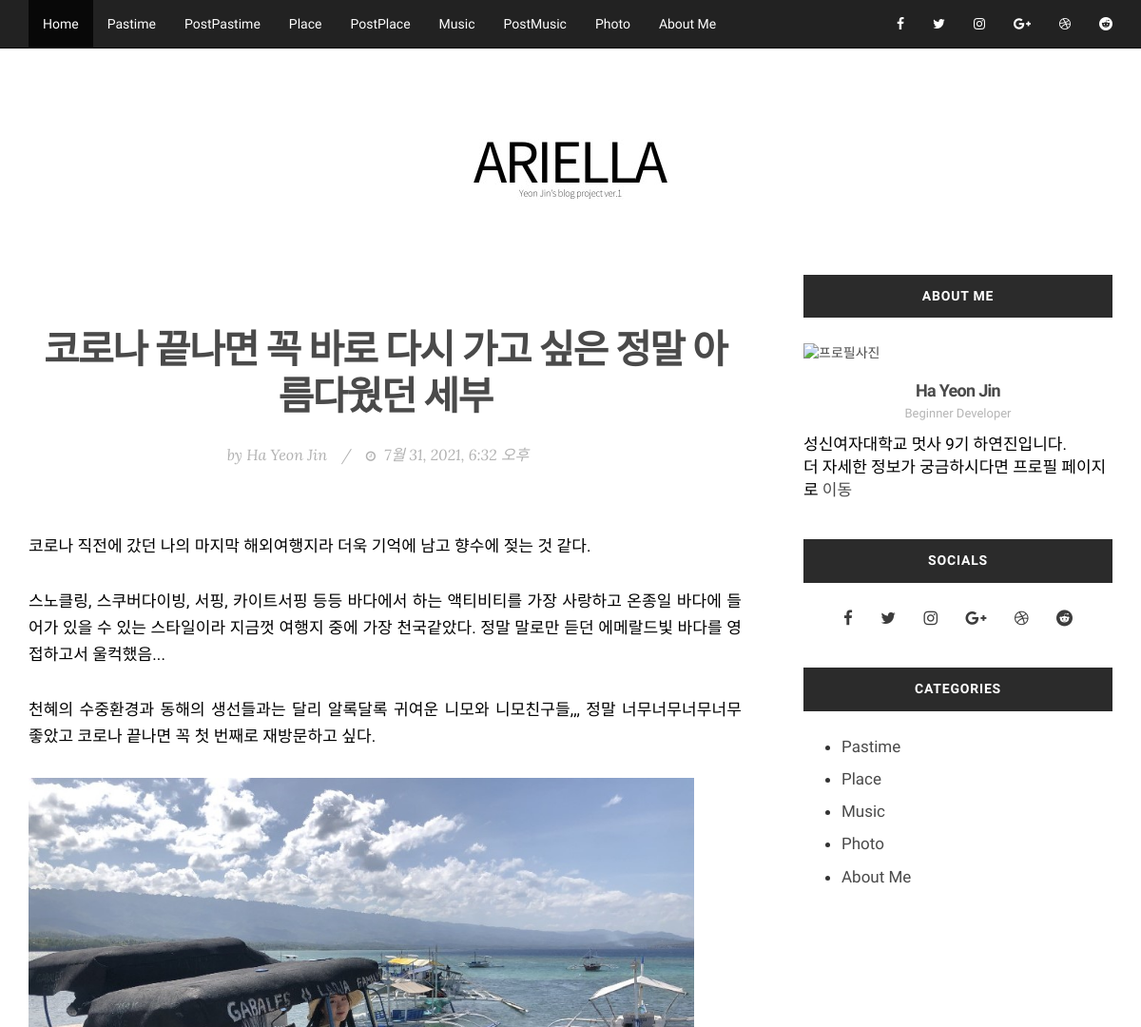
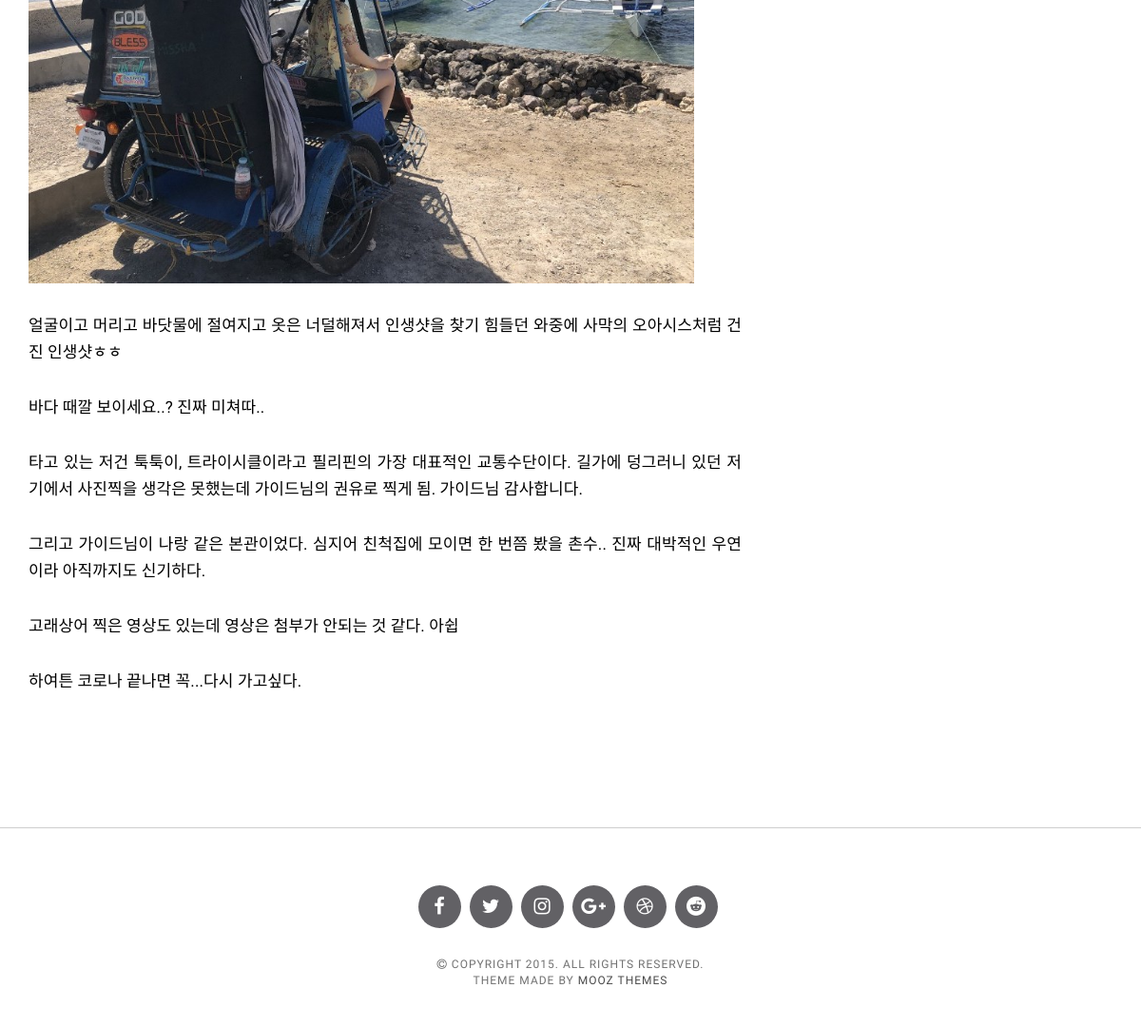
Screenshot of /placeviewdeatail/4/ with the database file from the repository (2 pictures, top to bottom).
### blog/models.py (models this page shows)
class Place(models.Model):
    title = models.CharField(max_length=50)
    pub_date = models.DateTimeField(auto_now_add=True)
    author = models.ForeignKey(User, on_delete=models.SET_NULL, null=True, default=1)
    content = RichTextUploadingField(null=True)

### blog/views.py (the view)
# urls.py: path('placeviewdeatail/<int:place_id>/', views.placeviewdetail, name='placeviewdetail'),
def placeviewdetail(request, place_id):
    place_detail = get_object_or_404(Place, pk=place_id)
    return render(request, 'placeviewdetail.html', {'place_detail':place_detail})

### blog/templates/placeviewdetail.html (shortened to what this page needs)
{% extends 'base.html' %}
{% load static %}
{% block contents %}
		<section>
			<div class="row">
				<div class="col-md-8">
					<article class="blog-post">
						<div class="blog-post-image">
						</div>
						<div class="blog-post-body">
							<h2>{{ place_detail.title }}</a></h2>
							<div class="post-meta"><span>by <a href="aboutme">Ha Yeon Jin</a></span>/<span><i class="fa fa-clock-o"></i> {{ place_detail.pub_date }}</span></div>
							<br>
							<div class="blog-post-text">								<p>
									{{ place_detail.content | safe }}
								</p>
								</div>
						</div>
					</article>
				</div>
				<div class="col-md-4 sidebar-gutter">
					<aside>
					<div class="sidebar-widget">
						<h3 class="sidebar-title">About Me</h3>
						<div class="widget-container widget-about">
							<a href="post.html"><img src="{% static 'images/yjheart.jpg' %}" alt="프로필사진"></a>
							<h4>Ha Yeon Jin</h4>
							<div class="author-title">Beginner Developer</div>
							<p>성신여자대학교 멋사 9기 하연진입니다. <br>더 자세한 정보가 궁금하시다면 프로필 페이지로 <a href="profile.html" color="blue">이동</a> </p>
						</div>
					</div>
					<div class="sidebar-widget">
						<h3 class="sidebar-title">Socials</h3>
						<div class="widget-container">
							<div class="widget-socials">
								<a href="https://www.facebook.com/profile.php?id=100051282008415"><i class="fa fa-facebook"></i></a>
								<a href="#"><i class="fa fa-twitter"></i></a>
								<a href="https://www.instagram.com/__jinhaiz/"><i class="fa fa-instagram"></i></a>
								<a href="#"><i class="fa fa-google-plus"></i></a>
								<a href="#"><i class="fa fa-dribbble"></i></a>
								<a href="#"><i class="fa fa-reddit"></i></a>
							</div>
						</div>
					</div>
					<div class="sidebar-widget">
						<h3 class="sidebar-title">Categories</h3>
						<div class="widget-container">
							<ul>
								<li><a href="{% url 'pastime' %}">Pastime</a></li>
								<li><a href="{% url 'place' %}">Place</a></li>
								<li><a href="{% url 'music' %}">Music</a></li>
								<li><a href="{% url 'photo' %}">Photo</a></li>
								<li><a href="{% url 'aboutme' %}">About Me</a></li>
							</ul>
						</div>
					</div>
					</div>
				</div>
			</div>
{% endblock %}

### blog/static/css/style.css (style rules this page uses)
body { font-family: "Raleway", Sans-serif; -webkit-font-smoothing: antialiased; }
h1, h2, h3, h4, h5, h6 { letter-spacing: -0.04em; font-weight: 700; font-style: normal; font-family: "Raleway", Sans-serif; color: #4A4A4A; }
p { font-family: 'Raleway', sans-serif; font-size: 15px; font-weight: 400; line-height: 24px; color: #000; }
img { max-width: 100%; height: auto; }
a { color: #4A4A4A; }
a, a:hover, a:focus, a:active, a.active { outline: 0; text-decoration: none; }
section { padding-bottom: 60px; }
section:last-child { padding-bottom: 0px; }
.sidebar-gutter { padding-left: 50px; }
.blog-post { padding-bottom: 30px; margin-bottom: 60px; border-bottom: 1px solid #CECECE; }
.blog-post:last-child { border-bottom: none; }
.blog-post .blog-post-body { text-align: center; padding: 20px 0; }
.blog-post .blog-post-body h2 { margin: 0; padding: 15px 0px 20px; font-size: 41px; line-height: 49px; }
.blog-post .blog-post-body p { text-align: justify; font-size: 20px; font-weight: 300; line-height: 30px; color: #000; }
.blog-post .blog-post-body a { color: #4A4A4A; -webkit-transition: all 0.2s ease-out; -moz-transition: all 0.2s ease-out; -o-transition: all 0.2s ease-out; transition: all 0.2s ease-out; }
.blog-post .post-meta { margin: 5px 0 20px; font-weight: 400; font-size: 16px; color: #B1B1B1; font-family: "Lora"; font-style: italic; }
.blog-post .post-meta a { color: #B1B1B1; }
.blog-post .post-meta span { padding-left: 15px; padding-right: 15px; }
.blog-post .post-meta span:first-child { padding-left: 0; padding-right: 15px; }
.blog-post .post-meta i { padding-right: 5px; font-size: 12px; }
.blog-post .blog-post-text { text-align: left; }
.blog-post .blog-post-text p { text-align: justify; font-size: 17px; font-weight: 400; line-height: 28px; color: #000; letter-spacing: 0.1px; margin-bottom: 30px; }
.sidebar-title { background-color: #2B2B2B; color: #fff; text-align: center; text-transform: uppercase; font-weight: 800; letter-spacing: 0.8px; font-size: 14px; padding: 15px 0; margin: 0 0 25px; font-family: "Raleway", Sans-serif; }
.sidebar-widget { margin-bottom: 40px; }
.sidebar-widget li { font-size: 17px; margin-bottom: 10px; }
.widget-socials { text-align: center; }
.widget-socials a { margin: 3px 8px; padding: 5px; font-size: 17px; color: #3C3C3C; }
.widget-about img { width: 100%; }
.widget-about h4 { text-align: center; margin: 20px 0 5px; }
.widget-about .author-title { font-size: 13px; font-weight: 400; line-height: 20px; color: #B5B5B5; text-align: center; }
.widget-about p { margin-top: 10px; font-size: 17px; line-height: 24px; color: #000000; }

### rows the page displays
Place: title "코로나 끝나면 꼭 바로 다시 가고 싶은 정말 아름다웠던 세부", pub_date "7월 31, 2021, 6:32 오후", content "코로나 직전에 갔던 나의 마지막 해외여행지라 더욱 기억에 남고 향수에 젖는 것 같다. 스노클링, 스쿠버다이빙, 서핑, 카이트서핑 등등 바다에서 하는 액티비티를 가장 사랑하고 온종일 바다에 들어가 있을 수 있는 스타일이라 지금껏 여행지 중에 가장 천국같았다. 정말 말로만 듣던 에메랄드빛 바다를 영접하고서 울컥했음... 천혜의 수중환경과 동해의 생선들과는 달리 알록달록 귀여운 니모와 니모친구들,,, 정말 너무너무너무너무 좋았고 코로나 끝나면 꼭 첫 번째로 재방문하고 싶다. 얼굴이고 머리고 바닷물에 절여지고 옷은 너덜해져서 인생샷을 찾기 힘들던 와중에 사막의 오아시스처럼 건진 인생샷ㅎㅎ 바다 때깔 보이세요..? 진짜 미쳐따.. 타고 있는 저건 툭툭이, 트라이시클이라고 필리핀의 가장 대표적인 교통수단이다. 길가에 덩그러니 있던 저기에서 사진찍을 생각은 못했는데 가이드님의 권유로 찍게 됨. 가이드님 감사합니다. 그리고 가이드님이 나랑 같은 본관이었다. 심지어 친척집에 모이면 한 번쯤 봤을 촌수.. 진짜 대박적인 우연이라 아직까지도 신기하다. 고래상어 찍은 영상도 있는데 영상은 첨부가 안되는 것 같다. 아쉽 하여튼 코로나 끝나면 꼭...다시 가고싶다.", content (picture)
